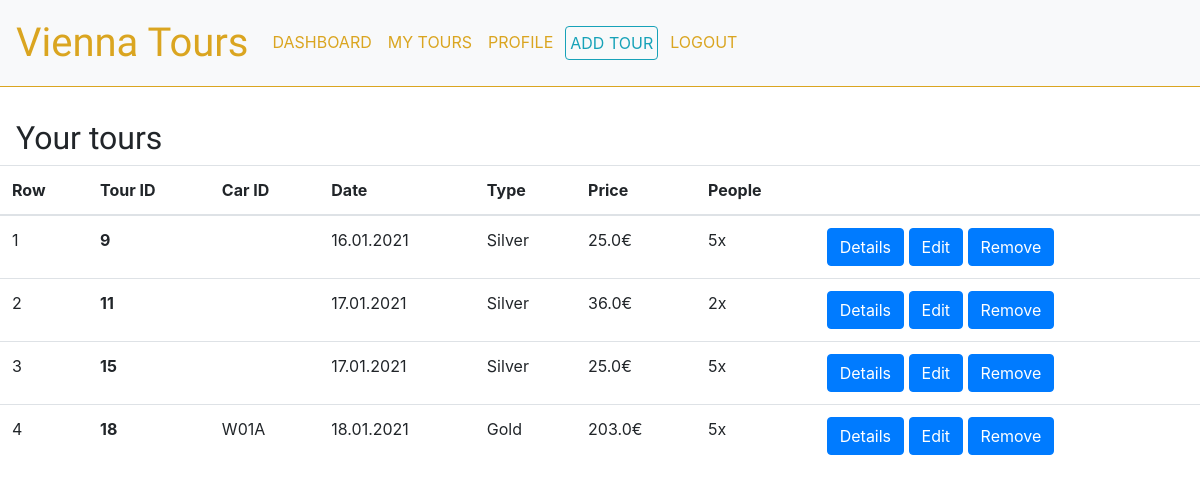
Page /users/tours/ (signed in) on the committed database.
### supervisor/models.py (models this page shows, shortened)
class Tour(models.Model):
    TOUR_CHOICES = (('Silver', 'Silver'), ('Gold', 'Gold'), ('Platinum', 'Platinum'))
    driverID = models.ForeignKey(User, null=True, on_delete=models.SET_NULL)  #TODO change to something else. If User is deleted, delete tours?
    carID = models.ForeignKey(Car, null=True, on_delete=models.SET_NULL) #TODO change to something else
    date = models.DateTimeField(default=timezone.now)
    duration = models.FloatField()
    tourType = models.CharField(max_length=20, choices=TOUR_CHOICES, default='Silver')
    people = models.IntegerField()
    price = models.FloatField()

class Car(models.Model):
    plate = models.CharField(max_length=4, unique=True)
    photoOption = models.ImageField(default='car-black.jpg', upload_to='cars_pics/')

### users/views.py (the view)
# urls.py: path('tours/', TourListsView.as_view(), name='user-tours'),
class TourListsView(ListView):
    model = Tour
    template_name = 'users/tours_list.html'
    context_object_name = 'tours'
    ordering = ['-date']
    def get_queryset(self):
        return Tour.objects.filter(driverID=self.request.user)

### users/templates/users/tours_list.html
{% extends "nav-user.html" %}
{% block content %}
<div class="table-header">
    <h2>Your tours</h2>
</div>
<div class="table-responsive">
<table class="table">
    <thead>
        <tr>
            <th scope="col">Row</th>
            <th scope="col">Tour ID</th>
            <th scope="col">Car ID</th>
            <th scope="col">Date</th>
            <th scope="col">Type</th>
            <th scope="col">Price</th>
            <th scope="col">People</th>
            <th scope="col"></th>
        </tr>
        </thead>
        <tbody>
    {% for tour in tours %}
    <tr>
        <td>{{forloop.counter}}</td>
        <th scope="row">{{ tour.id }}</th>
        <td>{{ tour.carID.plate  }}</td>
        <td>{{ tour.date|date:"d.m.Y" }}</td>
        <td>{{ tour.tourType }}</td>
        <td>{{ tour.price }}€</td>
        <td>{{ tour.people }}x</td>
        <td>
            <a class="btn btn-primary" href="{% url 'tour-detail' tour.id %}">Details</a>
            <a class="btn btn-primary" href="{% url 'tour-update' tour.id %}">Edit</a>
            <a class="btn btn-primary" href="{% url 'tour-delete' tour.id %}">Remove</a>
        </td>
    </tr>
    {% endfor %}
</tbody>
</table>
</div>
{% endblock content %}

### users/static/styles/style-user.css (style rules this page uses)
body { padding-bottom: 5em; }
.table-header { margin-top: 2em; margin-left: 1em; font-family: 'Raleway', sans-serif; }
body { font-family: "Lato", sans-serif; }

### rows in the picture
Tour: id "9", date "16.01.2021", tourType "Silver", price "25.0", people "5"
Tour: id "11", date "17.01.2021", tourType "Silver", price "36.0", people "2"
Tour: id "15", date "17.01.2021", tourType "Silver", price "25.0", people "5"
Tour: id "18", carID.plate "W01A", date "18.01.2021", tourType "Gold", price "203.0", people "5"
